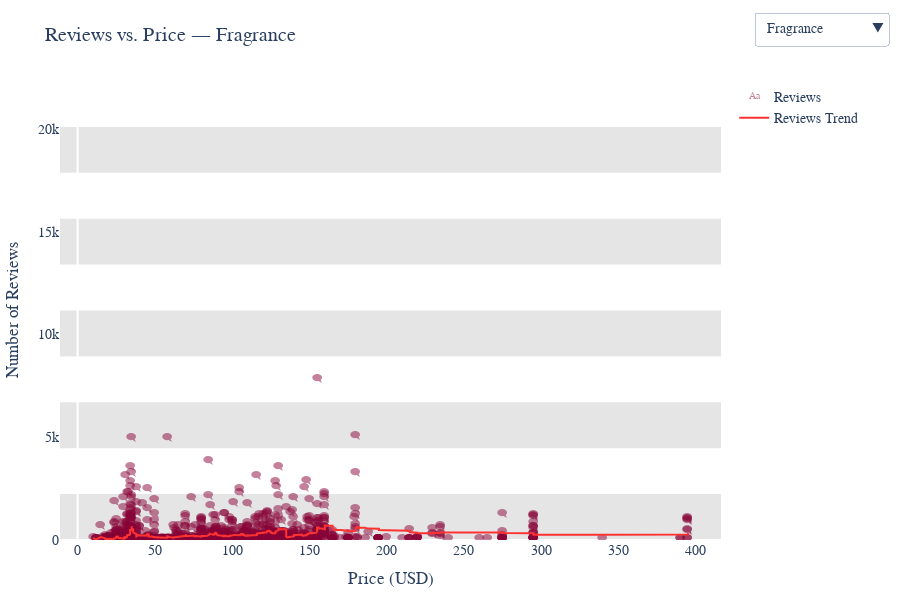

This figure's notebook cell:
### Code cell
import plotly.graph_objects as go
import pandas as pd

# Prepare data
df_reviews = product_info_df.dropna(subset=['price_usd', 'reviews', 'primary_category']).copy()
df_reviews['reviews'] = pd.to_numeric(df_reviews['reviews'], errors='coerce')
categories = df_reviews['primary_category'].unique()

# Get global y-axis max for reviews
y_max_global = df_reviews['reviews'].max() * 1.05

traces = []
buttons = []

for i, cat in enumerate(categories):
    df_cat = df_reviews[df_reviews['primary_category'] == cat].sort_values(by='price_usd')
    smooth_reviews = df_cat['reviews'].rolling(window=50, min_periods=1).mean()

    # Use a symbolic marker for reviews
    trace_points = go.Scatter(
        x=df_cat['price_usd'],
        y=df_cat['reviews'],
        mode='text',
        name='Reviews',
        text=['🗨️'] * len(df_cat),
        textfont=dict(size=10, color='rgba(135, 3, 56, 0.5)'),
        textposition='middle center',
        hovertemplate='<b>%{text}</b><br>Price: $%{x}<br>Reviews: %{y}<extra></extra>',
        visible=(i == 0)
    )

    trace_line = go.Scatter(
        x=df_cat['price_usd'],
        y=smooth_reviews,
        mode='lines',
        name='Reviews Trend',
        line=dict(color='rgb(255, 50, 50)', width=2),
        hoverinfo='skip',
        visible=(i == 0)
    )

    traces.extend([trace_points, trace_line])

    vis = [False] * len(categories) * 2
    vis[i * 2] = True
    vis[i * 2 + 1] = True

    #  No dynamic y-axis range — just set the title
    buttons.append(dict(
        label=cat,
        method='update',
        args=[
            {'visible': vis},
            {'title': f'Reviews vs. Price — {cat}'}
        ]
    ))

# Add horizontal bands (same global scale)
band_shapes = []
band_count = 10
band_height = y_max_global / band_count

for i in range(0, band_count, 2):
    band_shapes.append(dict(
        type='rect',
        xref='paper', yref='y',
        x0=0, x1=1,
        y0=i * band_height,
        y1=(i + 1) * band_height,
        fillcolor='rgba(0, 0, 0, 0.1)',
        layer='below',
        line_width=0
    ))

# Build the figure
fig3 = go.Figure(data=traces)
fig3.update_layout(
    updatemenus=[dict(
        type='dropdown',
        buttons=buttons,
        active=0,
        x=1.05,
        xanchor='left',
        y=1.15,
        yanchor='top'
    )],
    title=f'Reviews vs. Price — {categories[0]}',
    xaxis=dict(title='Price (USD)', showgrid=False),
    yaxis=dict(title='Number of Reviews', range=[0, y_max_global], showgrid=False),
    shapes=band_shapes,
    plot_bgcolor='white',
    font=dict(family='Arial', size=14),
    height=600,
    margin=dict(t=80, b=60, l=60, r=60)
)

fig3.show()

### Figure 1 — Plotly figure (JSON) as saved in the notebook; plotly's stock layout.template omitted (floating-point values rounded to 4 significant figures; data arrays with more than 128 entries replaced by an {"elided": "..."} marker saying what was removed)
{"data": [{"hovertemplate": "<b>%{text}</b><br>Price: $%{x}<br>Reviews: %{y}<extra></extra>", "mode": "text", "name": "Reviews", "text": {"elided": "1339 str values"}, "textfont": {"color": "rgba(135, 3, 56, 0.5)", "size": 10}, "textposition": "middle center", "type": "scatter", "visible": true, "x": {"elided": "1339 float values"}, "y": {"elided": "1339 float values"}}, {"hoverinfo": "skip", "line": {"color": "rgb(255, 50, 50)", "width": 2}, "mode": "lines", "name": "Reviews Trend", "type": "scatter", "visible": true, "x": {"elided": "1339 float values"}, "y": {"elided": "1339 float values"}}, {"hovertemplate": "<b>%{text}</b><br>Price: $%{x}<br>Reviews: %{y}<extra></extra>", "mode": "text", "name": "Reviews", "text": {"elided": "395 str values"}, "textfont": {"color": "rgba(135, 3, 56, 0.5)", "size": 10}, "textposition": "middle center", "type": "scatter", "visible": false, "x": {"elided": "395 float values"}, "y": {"elided": "395 float values"}}, {"hoverinfo": "skip", "line": {"color": "rgb(255, 50, 50)", "width": 2}, "mode": "lines", "name": "Reviews Trend", "type": "scatter", "visible": false, "x": {"elided": "395 float values"}, "y": {"elided": "395 float values"}}, {"hovertemplate": "<b>%{text}</b><br>Price: $%{x}<br>Reviews: %{y}<extra></extra>", "mode": "text", "name": "Reviews", "text": {"elided": "274 str values"}, "textfont": {"color": "rgba(135, 3, 56, 0.5)", "size": 10}, "textposition": "middle center", "type": "scatter", "visible": false, "x": {"elided": "274 float values"}, "y": {"elided": "274 float values"}}, {"hoverinfo": "skip", "line": {"color": "rgb(255, 50, 50)", "width": 2}, "mode": "lines", "name": "Reviews Trend", "type": "scatter", "visible": false, "x": {"elided": "274 float values"}, "y": {"elided": "274 float values"}}, {"hovertemplate": "<b>%{text}</b><br>Price: $%{x}<br>Reviews: %{y}<extra></extra>", "mode": "text", "name": "Reviews", "text": {"elided": "1416 str values"}, "textfont": {"color": "rgba(135, 3, 56, 0.5)", "size": 10}, "textposition": "middle center", "type": "scatter", "visible": false, "x": {"elided": "1416 float values"}, "y": {"elided": "1416 float values"}}, {"hoverinfo": "skip", "line": {"color": "rgb(255, 50, 50)", "width": 2}, "mode": "lines", "name": "Reviews Trend", "type": "scatter", "visible": false, "x": {"elided": "1416 float values"}, "y": {"elided": "1416 float values"}}, {"hovertemplate": "<b>%{text}</b><br>Price: $%{x}<br>Reviews: %{y}<extra></extra>", "mode": "text", "name": "Reviews", "text": {"elided": "2328 str values"}, "textfont": {"color": "rgba(135, 3, 56, 0.5)", "size": 10}, "textposition": "middle center", "type": "scatter", "visible": false, "x": {"elided": "2328 float values"}, "y": {"elided": "2328 float values"}}, {"hoverinfo": "skip", "line": {"color": "rgb(255, 50, 50)", "width": 2}, "mode": "lines", "name": "Reviews Trend", "type": "scatter", "visible": false, "x": {"elided": "2328 float values"}, "y": {"elided": "2328 float values"}}, {"hovertemplate": "<b>%{text}</b><br>Price: $%{x}<br>Reviews: %{y}<extra></extra>", "mode": "text", "name": "Reviews", "text": {"elided": "2351 str values"}, "textfont": {"color": "rgba(135, 3, 56, 0.5)", "size": 10}, "textposition": "middle center", "type": "scatter", "visible": false, "x": {"elided": "2351 float values"}, "y": {"elided": "2351 float values"}}, {"hoverinfo": "skip", "line": {"color": "rgb(255, 50, 50)", "width": 2}, "mode": "lines", "name": "Reviews Trend", "type": "scatter", "visible": false, "x": {"elided": "2351 float values"}, "y": {"elided": "2351 float values"}}, {"hovertemplate": "<b>%{text}</b><br>Price: $%{x}<br>Reviews: %{y}<extra></extra>", "mode": "text", "name": "Reviews", "text": ["🗨️", "🗨️", "🗨️", "🗨️", "🗨️", "🗨️", "🗨️", "🗨️", "🗨️", "🗨️", "🗨️", "🗨️", "🗨️", "🗨️", "🗨️", "🗨️", "🗨️", "🗨️", "🗨️", "🗨️", "🗨️", "🗨️", "🗨️", "🗨️", "🗨️", "🗨️", "🗨️", "🗨️", "🗨️", "🗨️", "🗨️", "🗨️", "🗨️", "🗨️", "🗨️", "🗨️", "🗨️", "🗨️", "🗨️", "🗨️", "🗨️", "🗨️", "🗨️", "🗨️", "🗨️", "🗨️", "🗨️", "🗨️", "🗨️", "🗨️"], "textfont": {"color": "rgba(135, 3, 56, 0.5)", "size": 10}, "textposition": "middle center", "type": "scatter", "visible": false, "x": [4.95, 5.0, 6.0, 6.0, 7.0, 7.0, 7.0, 9.0, 10.0, 10.0, 10.0, 12.0, 12.0, 12.0, 12.0, 12.0, 12.0, 14.0, 14.0, 15.0, 15.0, 15.0, 15.0, 16.0, 18.0, 19.0, 20.0, 20.0, 20.0, 20.0, 20.0, 22.0, 24.0, 24.0, 24.0, 24.0, 24.0, 25.0, 26.0, 28.0, 28.0, 35.0, 45.0, 46.0, 74.0, 89.0, 125.0, 129.0, 169.0, 249.0], "y": [60.0, 74.0, 197.0, 41.0, 49.0, 11.0, 910.0, 6.0, 88.0, 91.0, 6.0, 170.0, 93.0, 8.0, 159.0, 16.0, 911.0, 1.0, 1.0, 54.0, 15.0, 19.0, 195.0, 43.0, 87.0, 3.0, 452.0, 44.0, 9.0, 1403.0, 658.0, 1.0, 255.0, 733.0, 277.0, 2234.0, 14.0, 89.0, 118.0, 527.0, 161.0, 68.0, 74.0, 39.0, 51.0, 200.0, 49.0, 23.0, 20.0, 197.0]}, {"hoverinfo": "skip", "line": {"color": "rgb(255, 50, 50)", "width": 2}, "mode": "lines", "name": "Reviews Trend", "type": "scatter", "visible": false, "x": [4.95, 5.0, 6.0, 6.0, 7.0, 7.0, 7.0, 9.0, 10.0, 10.0, 10.0, 12.0, 12.0, 12.0, 12.0, 12.0, 12.0, 14.0, 14.0, 15.0, 15.0, 15.0, 15.0, 16.0, 18.0, 19.0, 20.0, 20.0, 20.0, 20.0, 20.0, 22.0, 24.0, 24.0, 24.0, 24.0, 24.0, 25.0, 26.0, 28.0, 28.0, 35.0, 45.0, 46.0, 74.0, 89.0, 125.0, 129.0, 169.0, 249.0], "y": [60.0, 67.0, 110.3, 93.0, 84.2, 72.0, 191.7, 168.5, 159.6, 152.7, 139.4, 141.9, 138.2, 128.9, 130.9, 123.7, 170.0, 160.6, 152.2, 147.3, 141.0, 135.5, 138.0, 134.1, 132.2, 127.2, 139.3, 135.9, 131.5, 173.9, 189.5, 183.6, 185.8, 201.9, 204.0, 260.4, 253.7, 249.4, 246.0, 253.1, 250.8, 246.5, 242.4, 237.8, 233.7, 232.9, 229.0, 224.7, 220.6, 220.1]}, {"hovertemplate": "<b>%{text}</b><br>Price: $%{x}<br>Reviews: %{y}<extra></extra>", "mode": "text", "name": "Reviews", "text": ["🗨️", "🗨️", "🗨️", "🗨️", "🗨️", "🗨️", "🗨️", "🗨️", "🗨️", "🗨️", "🗨️", "🗨️", "🗨️", "🗨️", "🗨️", "🗨️", "🗨️", "🗨️", "🗨️", "🗨️", "🗨️", "🗨️", "🗨️", "🗨️", "🗨️", "🗨️", "🗨️", "🗨️", "🗨️", "🗨️", "🗨️", "🗨️", "🗨️", "🗨️", "🗨️", "🗨️", "🗨️", "🗨️", "🗨️", "🗨️", "🗨️", "🗨️", "🗨️", "🗨️", "🗨️", "🗨️", "🗨️", "🗨️", "🗨️", "🗨️", "🗨️", "🗨️", "🗨️", "🗨️", "🗨️", "🗨️", "🗨️", "🗨️", "🗨️"], "textfont": {"color": "rgba(135, 3, 56, 0.5)", "size": 10}, "textposition": "middle center", "type": "scatter", "visible": false, "x": [10.0, 16.0, 17.0, 19.0, 20.0, 20.0, 20.0, 20.0, 22.0, 22.0, 23.0, 23.0, 23.0, 23.5, 24.0, 24.0, 24.0, 25.0, 25.0, 25.0, 25.0, 25.0, 26.0, 26.0, 26.5, 27.0, 28.0, 28.0, 28.0, 30.0, 30.0, 30.0, 32.0, 32.0, 32.0, 34.0, 35.0, 36.0, 36.0, 36.0, 36.0, 36.0, 37.0, 37.0, 37.0, 38.0, 40.0, 40.0, 40.0, 41.0, 44.0, 44.0, 44.0, 45.0, 52.0, 57.0, 60.0, 62.0, 104.0], "y": [1.0, 39.0, 5.0, 28.0, 264.0, 44.0, 243.0, 48.0, 137.0, 146.0, 59.0, 36.0, 38.0, 16.0, 152.0, 142.0, 278.0, 28.0, 37.0, 6.0, 5.0, 167.0, 10.0, 51.0, 26.0, 46.0, 11.0, 113.0, 91.0, 13.0, 390.0, 93.0, 13.0, 44.0, 81.0, 16.0, 480.0, 13.0, 68.0, 5.0, 48.0, 40.0, 4.0, 33.0, 9.0, 53.0, 14.0, 11.0, 46.0, 27.0, 11.0, 11.0, 9.0, 34.0, 10.0, 28.0, 4.0, 64.0, 351.0]}, {"hoverinfo": "skip", "line": {"color": "rgb(255, 50, 50)", "width": 2}, "mode": "lines", "name": "Reviews Trend", "type": "scatter", "visible": false, "x": [10.0, 16.0, 17.0, 19.0, 20.0, 20.0, 20.0, 20.0, 22.0, 22.0, 23.0, 23.0, 23.0, 23.5, 24.0, 24.0, 24.0, 25.0, 25.0, 25.0, 25.0, 25.0, 26.0, 26.0, 26.5, 27.0, 28.0, 28.0, 28.0, 30.0, 30.0, 30.0, 32.0, 32.0, 32.0, 34.0, 35.0, 36.0, 36.0, 36.0, 36.0, 36.0, 37.0, 37.0, 37.0, 38.0, 40.0, 40.0, 40.0, 41.0, 44.0, 44.0, 44.0, 45.0, 52.0, 57.0, 60.0, 62.0, 104.0], "y": [1.0, 20.0, 15.0, 18.25, 67.4, 63.5, 89.14, 84.0, 89.89, 95.5, 92.18, 87.5, 83.69, 78.86, 83.73, 87.38, 98.59, 94.67, 91.63, 87.35, 83.43, 87.23, 83.87, 82.5, 80.24, 78.92, 76.41, 77.71, 78.17, 76.0, 86.13, 86.34, 84.12, 82.94, 82.89, 81.03, 91.81, 89.74, 89.18, 87.08, 86.12, 85.02, 83.14, 82.0, 80.38, 79.78, 78.38, 76.98, 76.35, 75.36, 75.56, 75.0, 75.08, 75.2, 70.12, 69.8, 65.02, 65.34, 69.62]}, {"hovertemplate": "<b>%{text}</b><br>Price: $%{x}<br>Reviews: %{y}<extra></extra>", "mode": "text", "name": "Reviews", "text": ["🗨️", "🗨️", "🗨️", "🗨️"], "textfont": {"color": "rgba(135, 3, 56, 0.5)", "size": 10}, "textposition": "middle center", "type": "scatter", "visible": false, "x": [50.0, 50.0, 50.0, 50.0], "y": [7.0, 1.0, 43.0, 17.0]}, {"hoverinfo": "skip", "line": {"color": "rgb(255, 50, 50)", "width": 2}, "mode": "lines", "name": "Reviews Trend", "type": "scatter", "visible": false, "x": [50.0, 50.0, 50.0, 50.0], "y": [7.0, 4.0, 17.0, 17.0]}], "layout": {"font": {"family": "Arial", "size": 14}, "height": 600, "margin": {"b": 60, "l": 60, "r": 60, "t": 80}, "plot_bgcolor": "white", "shapes": [{"fillcolor": "rgba(0, 0, 0, 0.1)", "layer": "below", "line": {"width": 0}, "type": "rect", "x0": 0, "x1": 1, "xref": "paper", "y0": 0, "y1": 2235.0, "yref": "y"}, {"fillcolor": "rgba(0, 0, 0, 0.1)", "layer": "below", "line": {"width": 0}, "type": "rect", "x0": 0, "x1": 1, "xref": "paper", "y0": 4469.0, "y1": 6704.0, "yref": "y"}, {"fillcolor": "rgba(0, 0, 0, 0.1)", "layer": "below", "line": {"width": 0}, "type": "rect", "x0": 0, "x1": 1, "xref": "paper", "y0": 8938.0, "y1": 11170.0, "yref": "y"}, {"fillcolor": "rgba(0, 0, 0, 0.1)", "layer": "below", "line": {"width": 0}, "type": "rect", "x0": 0, "x1": 1, "xref": "paper", "y0": 13410.0, "y1": 15640.0, "yref": "y"}, {"fillcolor": "rgba(0, 0, 0, 0.1)", "layer": "below", "line": {"width": 0}, "type": "rect", "x0": 0, "x1": 1, "xref": "paper", "y0": 17880.0, "y1": 20110.0, "yref": "y"}], "title": {"text": "Reviews vs. Price — Fragrance"}, "updatemenus": [{"active": 0, "buttons": [{"args": [{"visible": [true, true, false, false, false, false, false, false, false, false, false, false, false, false, false, false, false, false]}, {"title": "Reviews vs. Price — Fragrance"}], "label": "Fragrance", "method": "update"}, {"args": [{"visible": [false, false, true, true, false, false, false, false, false, false, false, false, false, false, false, false, false, false]}, {"title": "Reviews vs. Price — Bath & Body"}], "label": "Bath & Body", "method": "update"}, {"args": [{"visible": [false, false, false, false, true, true, false, false, false, false, false, false, false, false, false, false, false, false]}, {"title": "Reviews vs. Price — Mini Size"}], "label": "Mini Size", "method": "update"}, {"args": [{"visible": [false, false, false, false, false, false, true, true, false, false, false, false, false, false, false, false, false, false]}, {"title": "Reviews vs. Price — Hair"}], "label": "Hair", "method": "update"}, {"args": [{"visible": [false, false, false, false, false, false, false, false, true, true, false, false, false, false, false, false, false, false]}, {"title": "Reviews vs. Price — Makeup"}], "label": "Makeup", "method": "update"}, {"args": [{"visible": [false, false, false, false, false, false, false, false, false, false, true, true, false, false, false, false, false, false]}, {"title": "Reviews vs. Price — Skincare"}], "label": "Skincare", "method": "update"}, {"args": [{"visible": [false, false, false, false, false, false, false, false, false, false, false, false, true, true, false, false, false, false]}, {"title": "Reviews vs. Price — Tools & Brushes"}], "label": "Tools & Brushes", "method": "update"}, {"args": [{"visible": [false, false, false, false, false, false, false, false, false, false, false, false, false, false, true, true, false, false]}, {"title": "Reviews vs. Price — Men"}], "label": "Men", "method": "update"}, {"args": [{"visible": [false, false, false, false, false, false, false, false, false, false, false, false, false, false, false, false, true, true]}, {"title": "Reviews vs. Price — Gifts"}], "label": "Gifts", "method": "update"}], "type": "dropdown", "x": 1.05, "xanchor": "left", "y": 1.15, "yanchor": "top"}], "xaxis": {"showgrid": false, "title": {"text": "Price (USD)"}}, "yaxis": {"range": [0, 22350.0], "showgrid": false, "title": {"text": "Number of Reviews"}}}}
